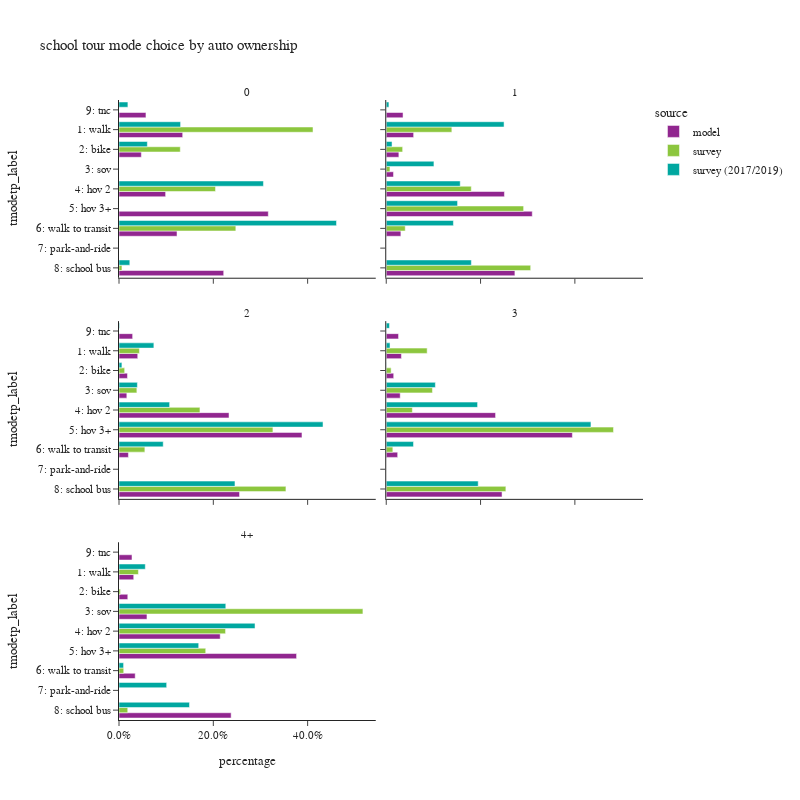

The cell this chart's notebook holds for it:
### Code cell
plot_mode_choice(sc_tour.loc[sc_tour['auto_ownership_4+']!="-1"],"auto_ownership_4+",
                 {"auto_ownership_4+":["0","1","2","3","4+"],
                  "tmodetp_label":["1: walk","2: bike","3: sov","4: hov 2","5: hov 3+","6: walk to transit",
                                   "7: park-and-ride","8: school bus","9: other–survey only"]},
                 "auto ownership",2,800)

### Figure 1 — Plotly figure (JSON) as saved in the notebook; plotly's stock layout.template omitted (floating-point values rounded to 4 significant figures)
{"data": [{"alignmentgroup": "True", "customdata": [[2819], [989], [2064], [6609], [2568], [4635], [1193]], "hovertemplate": "source=model<br>auto_ownership_4+=0<br>percentage=%{x}<br>tmodetp_label=%{y}<br>sample count=%{customdata[0]}<extra></extra>", "legendgroup": "model", "marker": {"color": "#91268F", "pattern": {"shape": ""}}, "name": "model", "offsetgroup": "model", "orientation": "h", "showlegend": true, "textposition": "auto", "type": "bar", "x": [0.135, 0.04737, 0.09886, 0.3166, 0.123, 0.222, 0.05714], "xaxis": "x5", "y": ["1: walk", "2: bike", "4: hov 2", "5: hov 3+", "6: walk to transit", "8: school bus", "9: tnc"], "yaxis": "y5"}, {"alignmentgroup": "True", "customdata": [[6721], [3098], [1784], [29005], [35835], [3589], [31574], [4124]], "hovertemplate": "source=model<br>auto_ownership_4+=1<br>percentage=%{x}<br>tmodetp_label=%{y}<br>sample count=%{customdata[0]}<extra></extra>", "legendgroup": "model", "marker": {"color": "#91268F", "pattern": {"shape": ""}}, "name": "model", "offsetgroup": "model", "orientation": "h", "showlegend": false, "textposition": "auto", "type": "bar", "x": [0.05807, 0.02677, 0.01542, 0.2506, 0.3096, 0.03101, 0.2728, 0.03563], "xaxis": "x6", "y": ["1: walk", "2: bike", "3: sov", "4: hov 2", "5: hov 3+", "6: walk to transit", "8: school bus", "9: tnc"], "yaxis": "y6"}, {"alignmentgroup": "True", "customdata": [[9848], [4448], [4119], [57838], [96195], [4944], [63374], [7165]], "hovertemplate": "source=model<br>auto_ownership_4+=2<br>percentage=%{x}<br>tmodetp_label=%{y}<br>sample count=%{customdata[0]}<extra></extra>", "legendgroup": "model", "marker": {"color": "#91268F", "pattern": {"shape": ""}}, "name": "model", "offsetgroup": "model", "orientation": "h", "showlegend": false, "textposition": "auto", "type": "bar", "x": [0.03972, 0.01794, 0.01661, 0.2333, 0.388, 0.01994, 0.2556, 0.0289], "xaxis": "x3", "y": ["1: walk", "2: bike", "3: sov", "4: hov 2", "5: hov 3+", "6: walk to transit", "8: school bus", "9: tnc"], "yaxis": "y3"}, {"alignmentgroup": "True", "customdata": [[4137], [2033], [3805], [29782], [50708], [3115], [31549], [3351]], "hovertemplate": "source=model<br>auto_ownership_4+=3<br>percentage=%{x}<br>tmodetp_label=%{y}<br>sample count=%{customdata[0]}<extra></extra>", "legendgroup": "model", "marker": {"color": "#91268F", "pattern": {"shape": ""}}, "name": "model", "offsetgroup": "model", "orientation": "h", "showlegend": false, "textposition": "auto", "type": "bar", "x": [0.0322, 0.01582, 0.02962, 0.2318, 0.3947, 0.02425, 0.2456, 0.02608], "xaxis": "x4", "y": ["1: walk", "2: bike", "3: sov", "4: hov 2", "5: hov 3+", "6: walk to transit", "8: school bus", "9: tnc"], "yaxis": "y4"}, {"alignmentgroup": "True", "customdata": [[1926], [1149], [3658], [13239], [23227], [2119], [14669], [1699]], "hovertemplate": "source=model<br>auto_ownership_4+=4+<br>percentage=%{x}<br>tmodetp_label=%{y}<br>sample count=%{customdata[0]}<extra></extra>", "legendgroup": "model", "marker": {"color": "#91268F", "pattern": {"shape": ""}}, "name": "model", "offsetgroup": "model", "orientation": "h", "showlegend": false, "textposition": "auto", "type": "bar", "x": [0.03122, 0.01863, 0.0593, 0.2146, 0.3765, 0.03435, 0.2378, 0.02754], "xaxis": "x", "y": ["1: walk", "2: bike", "3: sov", "4: hov 2", "5: hov 3+", "6: walk to transit", "8: school bus", "9: tnc"], "yaxis": "y"}, {"alignmentgroup": "True", "customdata": [[8], [2], [1], [6], [2]], "hovertemplate": "source=survey<br>auto_ownership_4+=0<br>percentage=%{x}<br>tmodetp_label=%{y}<br>sample count=%{customdata[0]}<extra></extra>", "legendgroup": "survey", "marker": {"color": "#8CC63E", "pattern": {"shape": ""}}, "name": "survey", "offsetgroup": "survey", "orientation": "h", "showlegend": true, "textposition": "auto", "type": "bar", "x": [0.4114, 0.13, 0.2047, 0.2477, 0.006245], "xaxis": "x5", "y": ["1: walk", "2: bike", "4: hov 2", "6: walk to transit", "8: school bus"], "yaxis": "y5"}, {"alignmentgroup": "True", "customdata": [[21], [11], [6], [19], [47], [17], [36]], "hovertemplate": "source=survey<br>auto_ownership_4+=1<br>percentage=%{x}<br>tmodetp_label=%{y}<br>sample count=%{customdata[0]}<extra></extra>", "legendgroup": "survey", "marker": {"color": "#8CC63E", "pattern": {"shape": ""}}, "name": "survey", "offsetgroup": "survey", "orientation": "h", "showlegend": false, "textposition": "auto", "type": "bar", "x": [0.1391, 0.0348, 0.007873, 0.1803, 0.2913, 0.04026, 0.3063], "xaxis": "x6", "y": ["1: walk", "2: bike", "3: sov", "4: hov 2", "5: hov 3+", "6: walk to transit", "8: school bus"], "yaxis": "y6"}, {"alignmentgroup": "True", "customdata": [[28], [8], [14], [59], [115], [20], [82]], "hovertemplate": "source=survey<br>auto_ownership_4+=2<br>percentage=%{x}<br>tmodetp_label=%{y}<br>sample count=%{customdata[0]}<extra></extra>", "legendgroup": "survey", "marker": {"color": "#8CC63E", "pattern": {"shape": ""}}, "name": "survey", "offsetgroup": "survey", "orientation": "h", "showlegend": false, "textposition": "auto", "type": "bar", "x": [0.04326, 0.012, 0.03787, 0.1716, 0.3264, 0.05485, 0.354], "xaxis": "x3", "y": ["1: walk", "2: bike", "3: sov", "4: hov 2", "5: hov 3+", "6: walk to transit", "8: school bus"], "yaxis": "y3"}, {"alignmentgroup": "True", "customdata": [[4], [2], [12], [11], [29], [1], [26]], "hovertemplate": "source=survey<br>auto_ownership_4+=3<br>percentage=%{x}<br>tmodetp_label=%{y}<br>sample count=%{customdata[0]}<extra></extra>", "legendgroup": "survey", "marker": {"color": "#8CC63E", "pattern": {"shape": ""}}, "name": "survey", "offsetgroup": "survey", "orientation": "h", "showlegend": false, "textposition": "auto", "type": "bar", "x": [0.08674, 0.01036, 0.09797, 0.0554, 0.4819, 0.014, 0.2537], "xaxis": "x4", "y": ["1: walk", "2: bike", "3: sov", "4: hov 2", "5: hov 3+", "6: walk to transit", "8: school bus"], "yaxis": "y4"}, {"alignmentgroup": "True", "customdata": [[1], [1], [10], [4], [2], [2], [5]], "hovertemplate": "source=survey<br>auto_ownership_4+=4+<br>percentage=%{x}<br>tmodetp_label=%{y}<br>sample count=%{customdata[0]}<extra></extra>", "legendgroup": "survey", "marker": {"color": "#8CC63E", "pattern": {"shape": ""}}, "name": "survey", "offsetgroup": "survey", "orientation": "h", "showlegend": false, "textposition": "auto", "type": "bar", "x": [0.04115, 0.003212, 0.5172, 0.226, 0.1839, 0.01002, 0.01854], "xaxis": "x", "y": ["1: walk", "2: bike", "3: sov", "4: hov 2", "5: hov 3+", "6: walk to transit", "8: school bus"], "yaxis": "y"}, {"alignmentgroup": "True", "customdata": [[20], [8], [4], [45], [2], [4]], "hovertemplate": "source=survey (2017/2019)<br>auto_ownership_4+=0<br>percentage=%{x}<br>tmodetp_label=%{y}<br>sample count=%{customdata[0]}<extra></extra>", "legendgroup": "survey (2017/2019)", "marker": {"color": "#00A7A0", "pattern": {"shape": ""}}, "name": "survey (2017/2019)", "offsetgroup": "survey (2017/2019)", "orientation": "h", "showlegend": true, "textposition": "auto", "type": "bar", "x": [0.1306, 0.06012, 0.3063, 0.4612, 0.02292, 0.01886], "xaxis": "x5", "y": ["1: walk", "2: bike", "4: hov 2", "6: walk to transit", "8: school bus", "9: tnc"], "yaxis": "y5"}, {"alignmentgroup": "True", "customdata": [[43], [16], [30], [60], [58], [83], [42], [1]], "hovertemplate": "source=survey (2017/2019)<br>auto_ownership_4+=1<br>percentage=%{x}<br>tmodetp_label=%{y}<br>sample count=%{customdata[0]}<extra></extra>", "legendgroup": "survey (2017/2019)", "marker": {"color": "#00A7A0", "pattern": {"shape": ""}}, "name": "survey (2017/2019)", "offsetgroup": "survey (2017/2019)", "orientation": "h", "showlegend": false, "textposition": "auto", "type": "bar", "x": [0.2498, 0.01231, 0.1011, 0.1569, 0.1512, 0.1424, 0.1805, 0.005676], "xaxis": "x6", "y": ["1: walk", "2: bike", "3: sov", "4: hov 2", "5: hov 3+", "6: walk to transit", "8: school bus", "9: tnc"], "yaxis": "y6"}, {"alignmentgroup": "True", "customdata": [[38], [6], [28], [98], [189], [55], [1], [110], [2]], "hovertemplate": "source=survey (2017/2019)<br>auto_ownership_4+=2<br>percentage=%{x}<br>tmodetp_label=%{y}<br>sample count=%{customdata[0]}<extra></extra>", "legendgroup": "survey (2017/2019)", "marker": {"color": "#00A7A0", "pattern": {"shape": ""}}, "name": "survey (2017/2019)", "offsetgroup": "survey (2017/2019)", "orientation": "h", "showlegend": false, "textposition": "auto", "type": "bar", "x": [0.07393, 0.006163, 0.03898, 0.1073, 0.4326, 0.09376, 5.074e-05, 0.2459, 0.001215], "xaxis": "x3", "y": ["1: walk", "2: bike", "3: sov", "4: hov 2", "5: hov 3+", "6: walk to transit", "7: park-and-ride", "8: school bus", "9: tnc"], "yaxis": "y3"}, {"alignmentgroup": "True", "customdata": [[7], [1], [12], [27], [54], [8], [26], [1]], "hovertemplate": "source=survey (2017/2019)<br>auto_ownership_4+=3<br>percentage=%{x}<br>tmodetp_label=%{y}<br>sample count=%{customdata[0]}<extra></extra>", "legendgroup": "survey (2017/2019)", "marker": {"color": "#00A7A0", "pattern": {"shape": ""}}, "name": "survey (2017/2019)", "offsetgroup": "survey (2017/2019)", "orientation": "h", "showlegend": false, "textposition": "auto", "type": "bar", "x": [0.007985, 0.0003533, 0.1042, 0.1937, 0.4341, 0.05781, 0.195, 0.00688], "xaxis": "x4", "y": ["1: walk", "2: bike", "3: sov", "4: hov 2", "5: hov 3+", "6: walk to transit", "8: school bus", "9: tnc"], "yaxis": "y4"}, {"alignmentgroup": "True", "customdata": [[1], [10], [9], [9], [3], [1], [10]], "hovertemplate": "source=survey (2017/2019)<br>auto_ownership_4+=4+<br>percentage=%{x}<br>tmodetp_label=%{y}<br>sample count=%{customdata[0]}<extra></extra>", "legendgroup": "survey (2017/2019)", "marker": {"color": "#00A7A0", "pattern": {"shape": ""}}, "name": "survey (2017/2019)", "offsetgroup": "survey (2017/2019)", "orientation": "h", "showlegend": false, "textposition": "auto", "type": "bar", "x": [0.05577, 0.2264, 0.2885, 0.169, 0.009711, 0.1011, 0.1495], "xaxis": "x", "y": ["1: walk", "3: sov", "4: hov 2", "5: hov 3+", "6: walk to transit", "7: park-and-ride", "8: school bus"], "yaxis": "y"}], "layout": {"annotations": [{"font": {}, "showarrow": false, "text": "4+", "x": 0.245, "xanchor": "center", "xref": "paper", "y": 0.2867, "yanchor": "bottom", "yref": "paper"}, {"font": {}, "showarrow": false, "text": "2", "x": 0.245, "xanchor": "center", "xref": "paper", "y": 0.6433, "yanchor": "bottom", "yref": "paper"}, {"font": {}, "showarrow": false, "text": "3", "x": 0.755, "xanchor": "center", "xref": "paper", "y": 0.6433, "yanchor": "bottom", "yref": "paper"}, {"font": {}, "showarrow": false, "text": "0", "x": 0.245, "xanchor": "center", "xref": "paper", "y": 1.0, "yanchor": "bottom", "yref": "paper"}, {"font": {}, "showarrow": false, "text": "1", "x": 0.755, "xanchor": "center", "xref": "paper", "y": 1.0, "yanchor": "bottom", "yref": "paper"}], "barmode": "group", "height": 800, "legend": {"title": {"text": "source"}, "tracegroupgap": 0}, "title": {"text": "school tour mode choice by auto ownership"}, "width": 800, "xaxis": {"anchor": "y", "domain": [0.0, 0.49], "tickformat": ".1%", "title": {"text": "percentage"}}, "xaxis2": {"anchor": "y2", "domain": [0.51, 1.0], "matches": "x", "tickformat": ".1%", "title": {"text": "percentage"}}, "xaxis3": {"anchor": "y3", "domain": [0.0, 0.49], "matches": "x", "showticklabels": false, "tickformat": ".1%"}, "xaxis4": {"anchor": "y4", "domain": [0.51, 1.0], "matches": "x", "showticklabels": false, "tickformat": ".1%"}, "xaxis5": {"anchor": "y5", "domain": [0.0, 0.49], "matches": "x", "showticklabels": false, "tickformat": ".1%"}, "xaxis6": {"anchor": "y6", "domain": [0.51, 1.0], "matches": "x", "showticklabels": false, "tickformat": ".1%"}, "yaxis": {"anchor": "x", "categoryarray": ["9: other–survey only", "8: school bus", "7: park-and-ride", "6: walk to transit", "5: hov 3+", "4: hov 2", "3: sov", "2: bike", "1: walk"], "categoryorder": "array", "domain": [0.0, 0.2867], "title": {"text": "tmodetp_label"}}, "yaxis2": {"anchor": "x2", "domain": [0.0, 0.2867], "matches": "y", "showticklabels": false}, "yaxis3": {"anchor": "x3", "categoryarray": ["9: other–survey only", "8: school bus", "7: park-and-ride", "6: walk to transit", "5: hov 3+", "4: hov 2", "3: sov", "2: bike", "1: walk"], "categoryorder": "array", "domain": [0.3567, 0.6433], "matches": "y", "title": {"text": "tmodetp_label"}}, "yaxis4": {"anchor": "x4", "domain": [0.3567, 0.6433], "matches": "y", "showticklabels": false}, "yaxis5": {"anchor": "x5", "categoryarray": ["9: other–survey only", "8: school bus", "7: park-and-ride", "6: walk to transit", "5: hov 3+", "4: hov 2", "3: sov", "2: bike", "1: walk"], "categoryorder": "array", "domain": [0.7133, 1.0], "matches": "y", "title": {"text": "tmodetp_label"}}, "yaxis6": {"anchor": "x6", "domain": [0.7133, 1.0], "matches": "y", "showticklabels": false}}}
